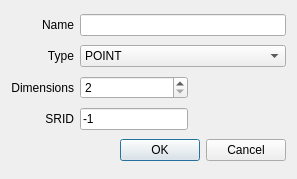
<?xml version="1.0" encoding="UTF-8"?>
<ui version="4.0">
 <class>DlgAddGeometryColumn</class>
 <widget class="QDialog" name="DlgAddGeometryColumn">
  <property name="geometry">
   <rect>
    <x>0</x>
    <y>0</y>
    <width>297</width>
    <height>179</height>
   </rect>
  </property>
  <property name="windowTitle">
   <string>Dialog</string>
  </property>
  <layout class="QGridLayout" name="gridLayout">
   <item row="0" column="0">
    <widget class="QLabel" name="label">
     <property name="text">
      <string>Name</string>
     </property>
     <property name="alignment">
      <set>Qt::AlignRight|Qt::AlignTrailing|Qt::AlignVCenter</set>
     </property>
    </widget>
   </item>
   <item row="0" column="1" colspan="2">
    <widget class="QLineEdit" name="editName"/>
   </item>
   <item row="1" column="0">
    <widget class="QLabel" name="label_2">
     <property name="text">
      <string>Type</string>
     </property>
     <property name="alignment">
      <set>Qt::AlignRight|Qt::AlignTrailing|Qt::AlignVCenter</set>
     </property>
    </widget>
   </item>
   <item row="1" column="1" colspan="2">
    <widget class="QComboBox" name="cboType">
     <item>
      <property name="text">
       <string>POINT</string>
      </property>
     </item>
     <item>
      <property name="text">
       <string>LINESTRING</string>
      </property>
     </item>
     <item>
      <property name="text">
       <string>POLYGON</string>
      </property>
     </item>
     <item>
      <property name="text">
       <string>MULTIPOINT</string>
      </property>
     </item>
     <item>
      <property name="text">
       <string>MULTILINESTRING</string>
      </property>
     </item>
     <item>
      <property name="text">
       <string>MULTIPOLYGON</string>
      </property>
     </item>
     <item>
      <property name="text">
       <string>GEOMETRYCOLLECTION</string>
      </property>
     </item>
    </widget>
   </item>
   <item row="2" column="0">
    <widget class="QLabel" name="label_3">
     <property name="text">
      <string>Dimensions</string>
     </property>
     <property name="alignment">
      <set>Qt::AlignRight|Qt::AlignTrailing|Qt::AlignVCenter</set>
     </property>
    </widget>
   </item>
   <item row="2" column="1">
    <widget class="QSpinBox" name="spinDim">
     <property name="minimum">
      <number>2</number>
     </property>
     <property name="maximum">
      <number>4</number>
     </property>
    </widget>
   </item>
   <item row="2" column="2" rowspan="2">
    <spacer>
     <property name="orientation">
      <enum>Qt::Horizontal</enum>
     </property>
     <property name="sizeHint" stdset="0">
      <size>
       <width>40</width>
       <height>48</height>
      </size>
     </property>
    </spacer>
   </item>
   <item row="3" column="0">
    <widget class="QLabel" name="label_4">
     <property name="text">
      <string>SRID</string>
     </property>
     <property name="alignment">
      <set>Qt::AlignRight|Qt::AlignTrailing|Qt::AlignVCenter</set>
     </property>
    </widget>
   </item>
   <item row="3" column="1">
    <widget class="QLineEdit" name="editSrid">
     <property name="text">
      <string>-1</string>
     </property>
    </widget>
   </item>
   <item row="4" column="0" colspan="3">
    <widget class="QDialogButtonBox" name="buttonBox">
     <property name="orientation">
      <enum>Qt::Horizontal</enum>
     </property>
     <property name="standardButtons">
      <set>QDialogButtonBox::Cancel|QDialogButtonBox::Ok</set>
     </property>
    </widget>
   </item>
  </layout>
 </widget>
 <tabstops>
  <tabstop>editName</tabstop>
  <tabstop>cboType</tabstop>
  <tabstop>spinDim</tabstop>
  <tabstop>editSrid</tabstop>
  <tabstop>buttonBox</tabstop>
 </tabstops>
 <resources/>
 <connections>
  <connection>
   <sender>buttonBox</sender>
   <signal>rejected()</signal>
   <receiver>DlgAddGeometryColumn</receiver>
   <slot>reject()</slot>
   <hints>
    <hint type="sourcelabel">
     <x>285</x>
     <y>218</y>
    </hint>
    <hint type="destinationlabel">
     <x>286</x>
     <y>274</y>
    </hint>
   </hints>
  </connection>
 </connections>
</ui>
